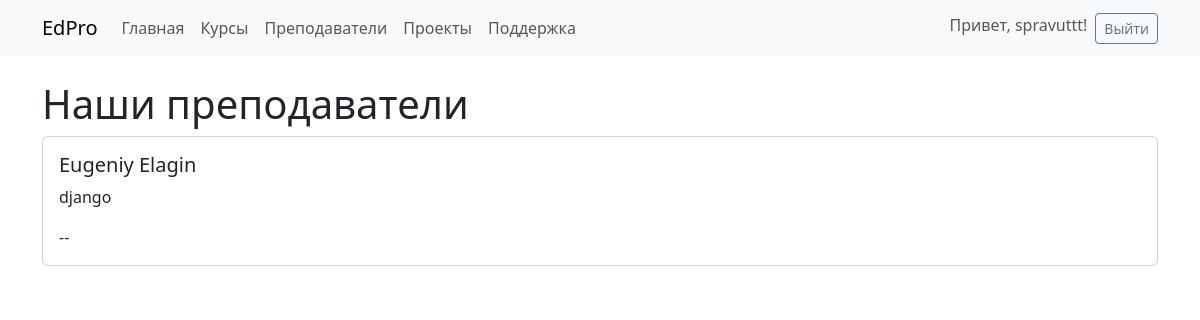
The page /tutors/ (signed in) on the database its author committed.
### main/models.py (models this page shows, shortened)
class Tutor(models.Model):
    user = models.OneToOneField(User, on_delete=models.CASCADE, related_name='tutor_profile')
    bio = models.TextField(max_length=1000, blank=True)
    expertise = models.CharField(max_length=200)

### main/views.py (the view)
# urls.py: path('tutors/', views.TutorsView.as_view(), name='tutors'),
class TutorsView(ListView):
    model = Tutor
    template_name = 'main/tutors.html'
    context_object_name = 'tutors'

### main/context_processors.py (called while the page is built)
def user_role(request):
    if request.user.is_authenticated:
        is_tutor = hasattr(request.user, 'tutor_profile')
    else:
        is_tutor = False
    return {'is_tutor': is_tutor}

### main/templates/main/tutors.html (shortened to what this page needs)
{% extends "base.html" %}
{% block content %}
    <h1>Наши преподаватели</h1>
    {% for tutor in tutors %}
        <div class="card mb-3">
            <div class="card-body">
                <h5 class="card-title">{{ tutor.user.get_full_name|default:tutor.user.username }}</h5>
                <p class="card-text">{{ tutor.expertise }}</p>
                <p class="card-text">{{ tutor.bio|truncatewords:30 }}</p>
            </div>
        </div>
    {% endfor %}
{% endblock %}

### templates/base.html (shortened to what this page needs)
<!DOCTYPE html>
<html lang="ru">
<head>
    <link href="https://cdn.jsdelivr.net/npm/bootstrap@5.3.0/dist/css/bootstrap.min.css" rel="stylesheet">
</head>
<body>
<nav class="navbar navbar-expand-lg navbar-light bg-light">
  <div class="container">
    <a class="navbar-brand" href="{% url 'home' %}">EdPro</a>
    <div class="collapse navbar-collapse" id="navbarNav">
      <ul class="navbar-nav me-auto">
        <li class="nav-item"><a class="nav-link" href="{% url 'home' %}">Главная</a></li>
        <li class="nav-item"><a class="nav-link" href="{% url 'courses' %}">Курсы</a></li>
        <li class="nav-item"><a class="nav-link" href="{% url 'tutors' %}">Преподаватели</a></li>
        <li class="nav-item"><a class="nav-link" href="{% url 'projects' %}">Проекты</a></li>
        <li class="nav-item"><a class="nav-link" href="{% url 'support' %}">Поддержка</a></li>
      </ul>
      <ul class="navbar-nav ms-auto">
        {% if user.is_authenticated %}
          <li class="nav-item">
            <span class="navbar-text me-2">Привет, {{ user.get_full_name|default:user.username }}!</span>
          </li>
          <li class="nav-item">
            <form method="post" action="{% url 'logout' %}" style="display: inline;">
              <button type="submit" class="btn btn-outline-secondary btn-sm">Выйти</button>
            </form>
          </li>
        {% endif %}
      </ul>
    </div>
  </div>
</nav>
<div class="container mt-4">
  {% block content %}
  {% endblock %}
</div>
</body>
</html>

### rows shown on the page
Tutor: user.get_full_name "Eugeniy Elagin", expertise "django", bio "--"

### other values the page prints
{{ user.get_full_name|default:user.username }} "spravuttt"
